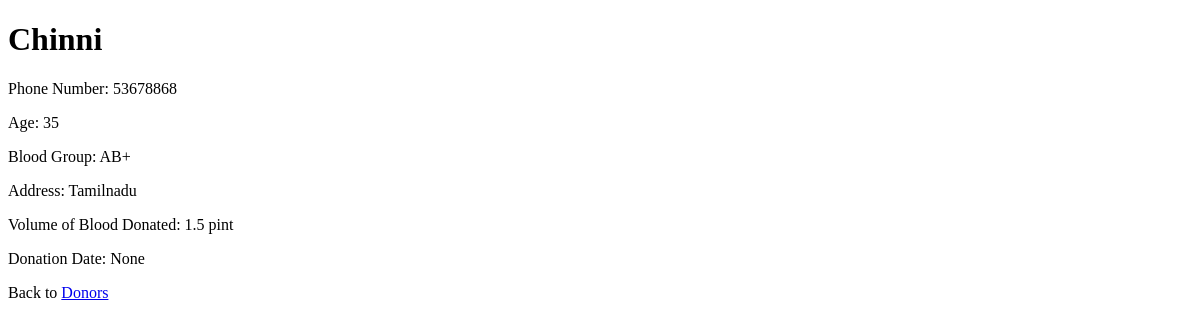
/donors/details/4, run on an earlier commit of the app's database.
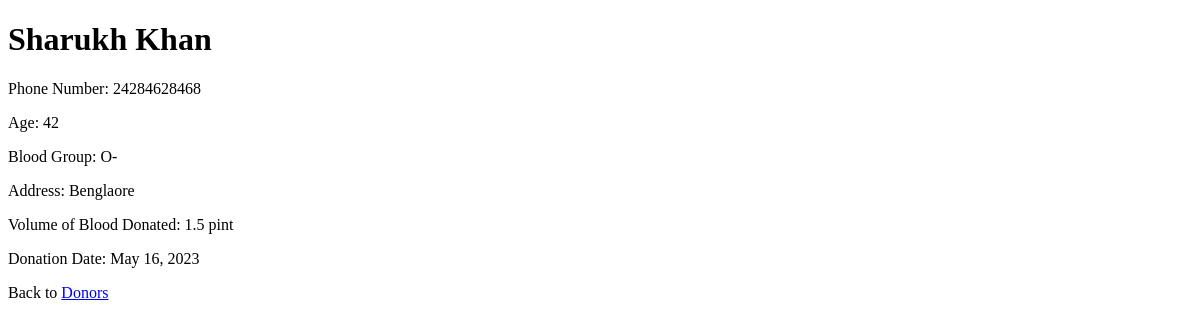
And on a later commit of the database.
### donors/models.py (models this page shows, shortened)
class Donors(models.Model):
  Name = models.CharField(max_length=255)
  MobileNumber = models.IntegerField()
  Age = models.CharField(max_length=255)
  BloodGroup = models.CharField(max_length=255)
  Address = models.CharField(max_length=255)
  Volumedonated = models.CharField(max_length=255)
  Dateofdonation = models.DateField()

### donors/views.py (the view)
# urls.py: path('donors/details/<int:id>', views.details, name='details'),
def details(request, id):
  mydonors = Donors.objects.get(id=id)
  template = loader.get_template('details.html')
  context = {
    'mydonors': mydonors,
  }
  return HttpResponse(template.render(context, request))

### donors/templates/details.html (shortened to what this page needs)
{% extends "master.html" %}
{% block content %}
  <h1>{{ mydonors.Name }}</h1>
  <p>Phone Number: {{ mydonors.MobileNumber }}</p>
  <p>Age: {{ mydonors.Age }}</p>
  <p>Blood Group: {{ mydonors.BloodGroup }}</p>
  <p>Address: {{ mydonors.Address }}</p>
  <p>Volume of Blood Donated: {{ mydonors.Volumedonated }}</p>
  <p>Donation Date: {{ mydonors.Dateofdonation }}</p>
  <p>Back to <a href="/donors">Donors</a></p>
{% endblock %}

What changed in the data, as far as the page shows it:
changed Donors "1.5 pint": Name "Chinni" → "Sharukh Khan"; MobileNumber "53678868" → "24284628468"; Age "35" → "42"; BloodGroup "AB+" → "O-"; Address "Tamilnadu" → "Benglaore"; Dateofdonation "None" → "May 16, 2023"
